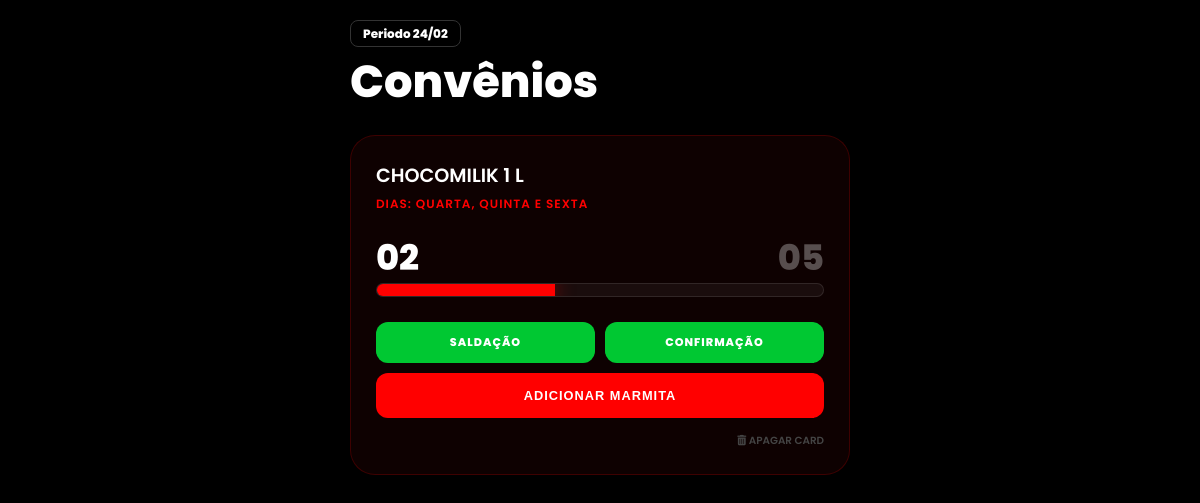
Screenshot of /convenios/ with the database file from the repository.
### gestao/models.py (models this page shows, shortened)
class LeadEconomia(models.Model):
    INTERESSE_CHOICES = [
        ('1', 'Nada'),
        ('2', 'Pouco'),
        ('3', 'Um pouco'),
        ('4', 'Interessado'),
        ('5', 'Muito interessado'),
    ]
    interesse = models.CharField(max_length=1, choices=INTERESSE_CHOICES, default='3', verbose_name="O quão interessado está?")
    quantidade_marmitas = models.IntegerField(verbose_name="Quantas marmitas por semana?")
    nome_completo = models.CharField(max_length=150, verbose_name="Como é seu nome?")
    whatsapp = models.CharField(max_length=20, verbose_name="Informe seu WhatsApp")
    marmitas_consumidas = models.IntegerField(default=0)
    data_criacao = models.DateTimeField(auto_now_add=True)

### gestao/views.py (the view)
# urls.py: path('convenios/', views.convenios_view, name='pagina_convenios'),
def convenios_view(request):
    leads = LeadEconomia.objects.all()
    return render(request, 'gestao/convenios.html', {'leads': leads})

### gestao/templates/gestao/convenios.html (shortened to what this page needs)
<!DOCTYPE html>
<html lang="pt-br">
<head>
    <link rel="stylesheet" href="https://cdnjs.cloudflare.com/ajax/libs/font-awesome/6.0.0-beta3/css/all.min.css">
</head>
<body>
    <div class="container">
        <div class="header">
            <span class="periodo-badge">Periodo 24/02</span>
            <h1>Convênios</h1>
        </div>
        {% for lead in leads %}
        <div class="glass-card">
            <span class="nome-conveniado">{{ lead.nome_completo }}</span>
            <span class="dias-texto">Dias: Quarta, Quinta e Sexta</span>
            <div class="progress-container">
                <div class="progress-labels">
                    <span>{{ lead.marmitas_consumidas|stringformat:"02d" }}</span>
                    <span class="total-label">{{ lead.quantidade_marmitas|stringformat:"02d" }}</span>
                </div>
                <div class="progress-bar-bg">
                    <div class="progress-bar-fill"
                         style="width: {% if lead.marmitas_consumidas >= lead.quantidade_marmitas %}100{% else %}{% widthratio lead.marmitas_consumidas lead.quantidade_marmitas 100 %}{% endif %}%">
                    </div>
                </div>
            </div>
            <div class="btn-group">
                <a href="https://wa.me/{{ lead.whatsapp }}" class="btn-mday btn-green">SALDAÇÃO</a>
                <a href="https://wa.me/{{ lead.whatsapp }}" class="btn-mday btn-green">CONFIRMAÇÃO</a>
            </div>
            <button class="btn-mday" onclick="openModal('{{ lead.nome_completo }}', '{{ lead.id }}')">
                ADICIONAR MARMITA
            </button>
            <a href="{% url 'excluir_convenio' lead.id %}"
               class="btn-delete"
               onclick="return confirm('Dai mn, tem certeza? Vai apagar o card do {{ lead.nome_completo }}.')">
               <i class="fa-solid fa-trash-can"></i> APAGAR CARD
            </a>
        </div>
        {% endfor %}
    </div>
</body>
</html>

### gestao/templates/gestao/convenios.html (style rules this page uses)
:root { --red-mday: #ff0000; --bg-glass: rgba(15, 2, 2, 0.95); }
* { margin: 0; padding: 0; box-sizing: border-box; }
body { font-family: 'Poppins', sans-serif; background: #000 url('https://images.unsplash.com/photo-1518709268805-4e9042af9f23?q=80&w=1000&auto=format&fit=crop'); background-size: cover; background-attachment: fixed; background-position: center; color: white; min-height: 100vh; padding: 20px 20px 100px 20px; }
.container { max-width: 500px; margin: 0 auto; }
.header { margin-bottom: 30px; }
.periodo-badge { background: #000; padding: 4px 12px; border-radius: 8px; font-size: 0.75rem; font-weight: 800; border: 1px solid #333; }
.header h1 { font-size: 2.8rem; font-weight: 800; margin-top: 15px; line-height: 1; }
.glass-card { background: var(--bg-glass); backdrop-filter: blur(15px); border: 1px solid rgba(255, 0, 0, 0.2); border-radius: 25px; padding: 25px; margin-bottom: 20px; box-shadow: 0 10px 30px rgba(0, 0, 0, 0.8); position: relative; }
.nome-conveniado { font-size: 1.2rem; font-weight: 600; text-transform: uppercase; display: block; }
.dias-texto { font-size: 0.75rem; color: var(--red-mday); font-weight: 600; margin-top: 5px; text-transform: uppercase; letter-spacing: 1px; }
.progress-container { margin: 25px 0; }
.progress-labels { display: flex; justify-content: space-between; font-size: 2.2rem; font-weight: 800; margin-bottom: 8px; line-height: 1; }
.total-label { opacity: 0.3; }
.progress-bar-bg { background: rgba(255, 255, 255, 0.05); height: 14px; border-radius: 20px; overflow: hidden; border: 1px solid rgba(255, 255, 255, 0.1); }
.progress-bar-fill { background: var(--red-mday); height: 100%; box-shadow: 0 0 20px rgba(255, 0, 0, 0.6); transition: width 0.8s cubic-bezier(0.4, 0, 0.2, 1); }
.btn-group { display: flex; gap: 10px; margin-bottom: 10px; }
.btn-mday { background: var(--red-mday); color: white; border: none; padding: 15px; border-radius: 12px; font-weight: 800; width: 100%; text-transform: uppercase; cursor: pointer; font-size: 0.8rem; letter-spacing: 1px; display: flex; align-items: center; justify-content: center; text-decoration: none; }
.btn-green { background: #00c832; font-size: 0.7rem; padding: 12px; }
.btn-delete { display: block; text-align: right; color: #444; font-size: 0.65rem; margin-top: 15px; text-decoration: none; font-weight: 600; text-transform: uppercase; }

### rows the page displays
LeadEconomia: nome_completo "CHOCOMILIK 1 L", marmitas_consumidas "02", quantidade_marmitas "05"
